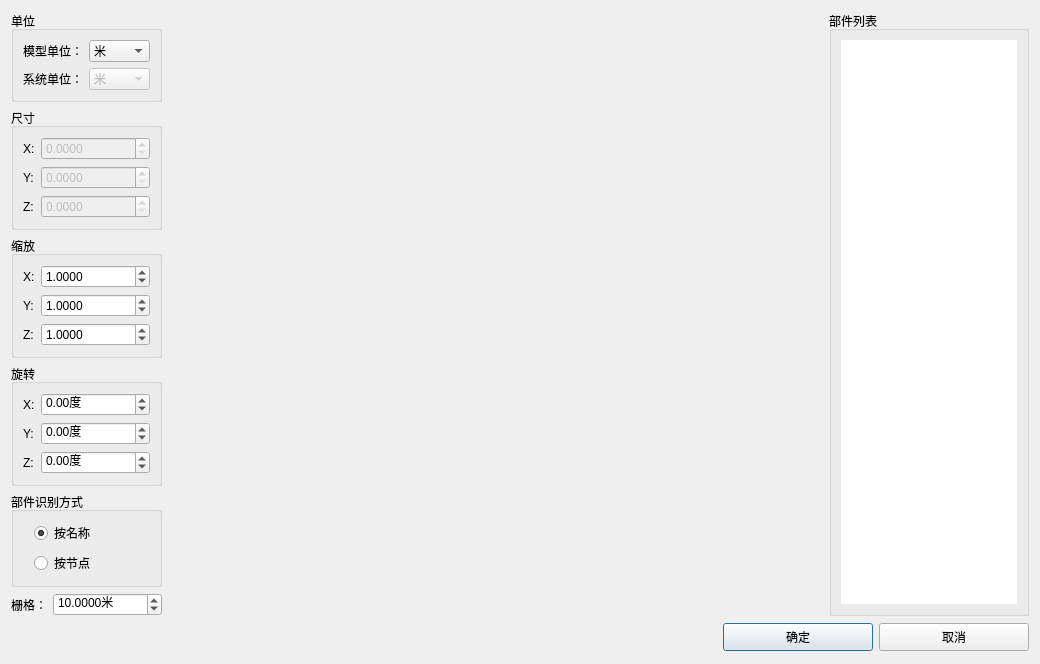
<?xml version="1.0" encoding="UTF-8"?>
<ui version="4.0">
 <class>PreProcessModel</class>
 <widget class="QDialog" name="PreProcessModel">
  <property name="windowModality">
   <enum>Qt::NonModal</enum>
  </property>
  <property name="geometry">
   <rect>
    <x>0</x>
    <y>0</y>
    <width>1040</width>
    <height>575</height>
   </rect>
  </property>
  <property name="windowTitle">
   <string>模型导入设置</string>
  </property>
  <property name="sizeGripEnabled">
   <bool>false</bool>
  </property>
  <layout class="QVBoxLayout" name="verticalLayout_4">
   <item>
    <layout class="QHBoxLayout" name="horizontalLayout_3">
     <item>
      <layout class="QVBoxLayout" name="verticalLayout">
       <item>
        <widget class="QGroupBox" name="groupBox_6">
         <property name="title">
          <string>单位</string>
         </property>
         <layout class="QFormLayout" name="formLayout_4">
          <item row="0" column="0">
           <widget class="QLabel" name="label_10">
            <property name="text">
             <string>模型单位：</string>
            </property>
           </widget>
          </item>
          <item row="0" column="1">
           <widget class="QComboBox" name="comboBox_model_unit">
            <item>
             <property name="text">
              <string>米</string>
             </property>
            </item>
            <item>
             <property name="text">
              <string>厘米</string>
             </property>
            </item>
            <item>
             <property name="text">
              <string>毫米</string>
             </property>
            </item>
           </widget>
          </item>
          <item row="1" column="0">
           <widget class="QLabel" name="label_11">
            <property name="text">
             <string>系统单位：</string>
            </property>
           </widget>
          </item>
          <item row="1" column="1">
           <widget class="QComboBox" name="comboBox_sys_unit">
            <property name="enabled">
             <bool>false</bool>
            </property>
            <property name="currentIndex">
             <number>0</number>
            </property>
            <item>
             <property name="text">
              <string>米</string>
             </property>
            </item>
            <item>
             <property name="text">
              <string>厘米</string>
             </property>
            </item>
            <item>
             <property name="text">
              <string>毫米</string>
             </property>
            </item>
           </widget>
          </item>
         </layout>
        </widget>
       </item>
       <item>
        <widget class="QGroupBox" name="groupBox_5">
         <property name="title">
          <string>尺寸</string>
         </property>
         <layout class="QFormLayout" name="formLayout_3">
          <item row="0" column="0">
           <widget class="QLabel" name="label_7">
            <property name="text">
             <string>X:</string>
            </property>
           </widget>
          </item>
          <item row="0" column="1">
           <widget class="QDoubleSpinBox" name="doubleSpinBox_size_x">
            <property name="enabled">
             <bool>false</bool>
            </property>
            <property name="decimals">
             <number>4</number>
            </property>
            <property name="maximum">
             <double>999999999.000000000000000</double>
            </property>
           </widget>
          </item>
          <item row="1" column="0">
           <widget class="QLabel" name="label_8">
            <property name="text">
             <string>Y:</string>
            </property>
           </widget>
          </item>
          <item row="1" column="1">
           <widget class="QDoubleSpinBox" name="doubleSpinBox_size_y">
            <property name="enabled">
             <bool>false</bool>
            </property>
            <property name="decimals">
             <number>4</number>
            </property>
            <property name="maximum">
             <double>999999999.000000000000000</double>
            </property>
           </widget>
          </item>
          <item row="2" column="0">
           <widget class="QLabel" name="label_9">
            <property name="text">
             <string>Z:</string>
            </property>
           </widget>
          </item>
          <item row="2" column="1">
           <widget class="QDoubleSpinBox" name="doubleSpinBox_size_z">
            <property name="enabled">
             <bool>false</bool>
            </property>
            <property name="decimals">
             <number>4</number>
            </property>
            <property name="maximum">
             <double>999999999.000000000000000</double>
            </property>
           </widget>
          </item>
         </layout>
        </widget>
       </item>
       <item>
        <widget class="QGroupBox" name="groupBox_3">
         <property name="title">
          <string>缩放</string>
         </property>
         <layout class="QFormLayout" name="formLayout">
          <item row="0" column="0">
           <widget class="QLabel" name="label">
            <property name="text">
             <string>X:</string>
            </property>
           </widget>
          </item>
          <item row="0" column="1">
           <widget class="QDoubleSpinBox" name="doubleSpinBox_scale_x">
            <property name="decimals">
             <number>4</number>
            </property>
            <property name="maximum">
             <double>10000.000000000000000</double>
            </property>
            <property name="singleStep">
             <double>0.100000000000000</double>
            </property>
            <property name="value">
             <double>1.000000000000000</double>
            </property>
           </widget>
          </item>
          <item row="1" column="0">
           <widget class="QLabel" name="label_2">
            <property name="text">
             <string>Y:</string>
            </property>
           </widget>
          </item>
          <item row="1" column="1">
           <widget class="QDoubleSpinBox" name="doubleSpinBox_scale_y">
            <property name="decimals">
             <number>4</number>
            </property>
            <property name="maximum">
             <double>10000.000000000000000</double>
            </property>
            <property name="singleStep">
             <double>0.100000000000000</double>
            </property>
            <property name="value">
             <double>1.000000000000000</double>
            </property>
           </widget>
          </item>
          <item row="2" column="0">
           <widget class="QLabel" name="label_3">
            <property name="text">
             <string>Z:</string>
            </property>
           </widget>
          </item>
          <item row="2" column="1">
           <widget class="QDoubleSpinBox" name="doubleSpinBox_scale_z">
            <property name="decimals">
             <number>4</number>
            </property>
            <property name="maximum">
             <double>10000.000000000000000</double>
            </property>
            <property name="singleStep">
             <double>0.100000000000000</double>
            </property>
            <property name="value">
             <double>1.000000000000000</double>
            </property>
           </widget>
          </item>
         </layout>
        </widget>
       </item>
       <item>
        <widget class="QGroupBox" name="groupBox_4">
         <property name="title">
          <string>旋转</string>
         </property>
         <layout class="QFormLayout" name="formLayout_2">
          <item row="0" column="0">
           <widget class="QLabel" name="label_4">
            <property name="text">
             <string>X:</string>
            </property>
           </widget>
          </item>
          <item row="0" column="1">
           <widget class="QDoubleSpinBox" name="doubleSpinBox_rotate_x">
            <property name="suffix">
             <string>度</string>
            </property>
            <property name="decimals">
             <number>2</number>
            </property>
            <property name="minimum">
             <double>-180.000000000000000</double>
            </property>
            <property name="maximum">
             <double>180.000000000000000</double>
            </property>
            <property name="singleStep">
             <double>1.000000000000000</double>
            </property>
           </widget>
          </item>
          <item row="1" column="0">
           <widget class="QLabel" name="label_5">
            <property name="text">
             <string>Y:</string>
            </property>
           </widget>
          </item>
          <item row="1" column="1">
           <widget class="QDoubleSpinBox" name="doubleSpinBox_rotate_y">
            <property name="suffix">
             <string>度</string>
            </property>
            <property name="decimals">
             <number>2</number>
            </property>
            <property name="minimum">
             <double>-180.000000000000000</double>
            </property>
            <property name="maximum">
             <double>180.000000000000000</double>
            </property>
            <property name="singleStep">
             <double>1.000000000000000</double>
            </property>
           </widget>
          </item>
          <item row="2" column="0">
           <widget class="QLabel" name="label_6">
            <property name="text">
             <string>Z:</string>
            </property>
           </widget>
          </item>
          <item row="2" column="1">
           <widget class="QDoubleSpinBox" name="doubleSpinBox_rotate_z">
            <property name="suffix">
             <string>度</string>
            </property>
            <property name="decimals">
             <number>2</number>
            </property>
            <property name="minimum">
             <double>-180.000000000000000</double>
            </property>
            <property name="maximum">
             <double>180.000000000000000</double>
            </property>
            <property name="singleStep">
             <double>1.000000000000000</double>
            </property>
           </widget>
          </item>
         </layout>
        </widget>
       </item>
       <item>
        <widget class="QGroupBox" name="groupBox">
         <property name="title">
          <string>部件识别方式</string>
         </property>
         <layout class="QVBoxLayout" name="verticalLayout_2">
          <property name="leftMargin">
           <number>20</number>
          </property>
          <item>
           <widget class="QRadioButton" name="radioButton_name">
            <property name="text">
             <string>按名称</string>
            </property>
            <property name="checked">
             <bool>true</bool>
            </property>
           </widget>
          </item>
          <item>
           <widget class="QRadioButton" name="radioButton_node">
            <property name="text">
             <string>按节点</string>
            </property>
           </widget>
          </item>
         </layout>
        </widget>
       </item>
       <item>
        <layout class="QFormLayout" name="formLayout_5">
         <item row="0" column="0">
          <widget class="QLabel" name="label_12">
           <property name="text">
            <string>栅格：</string>
           </property>
          </widget>
         </item>
         <item row="0" column="1">
          <widget class="QDoubleSpinBox" name="doubleSpinBox_grid">
           <property name="suffix">
            <string>米</string>
           </property>
           <property name="decimals">
            <number>4</number>
           </property>
           <property name="maximum">
            <double>999999999.000000000000000</double>
           </property>
           <property name="value">
            <double>10.000000000000000</double>
           </property>
          </widget>
         </item>
        </layout>
       </item>
      </layout>
     </item>
     <item>
      <widget class="QWidget" name="widget" native="true">
       <property name="sizePolicy">
        <sizepolicy hsizetype="Expanding" vsizetype="Expanding">
         <horstretch>0</horstretch>
         <verstretch>0</verstretch>
        </sizepolicy>
       </property>
       <property name="minimumSize">
        <size>
         <width>400</width>
         <height>0</height>
        </size>
       </property>
      </widget>
     </item>
     <item>
      <widget class="QGroupBox" name="groupBox_2">
       <property name="sizePolicy">
        <sizepolicy hsizetype="Expanding" vsizetype="Expanding">
         <horstretch>4</horstretch>
         <verstretch>0</verstretch>
        </sizepolicy>
       </property>
       <property name="maximumSize">
        <size>
         <width>200</width>
         <height>16777215</height>
        </size>
       </property>
       <property name="title">
        <string>部件列表</string>
       </property>
       <layout class="QVBoxLayout" name="verticalLayout_3">
        <item>
         <widget class="QListWidget" name="listWidget">
          <property name="frameShape">
           <enum>QFrame::NoFrame</enum>
          </property>
         </widget>
        </item>
       </layout>
      </widget>
     </item>
    </layout>
   </item>
   <item>
    <layout class="QHBoxLayout" name="horizontalLayout_2">
     <item>
      <spacer>
       <property name="orientation">
        <enum>Qt::Horizontal</enum>
       </property>
       <property name="sizeHint" stdset="0">
        <size>
         <width>131</width>
         <height>31</height>
        </size>
       </property>
      </spacer>
     </item>
     <item>
      <widget class="QPushButton" name="okButton">
       <property name="minimumSize">
        <size>
         <width>150</width>
         <height>28</height>
        </size>
       </property>
       <property name="text">
        <string>确定</string>
       </property>
      </widget>
     </item>
     <item>
      <widget class="QPushButton" name="cancelButton">
       <property name="minimumSize">
        <size>
         <width>150</width>
         <height>28</height>
        </size>
       </property>
       <property name="text">
        <string>取消</string>
       </property>
      </widget>
     </item>
    </layout>
   </item>
  </layout>
  <zorder></zorder>
 </widget>
 <resources/>
 <connections>
  <connection>
   <sender>okButton</sender>
   <signal>clicked()</signal>
   <receiver>PreProcessModel</receiver>
   <slot>accept()</slot>
   <hints>
    <hint type="sourcelabel">
     <x>278</x>
     <y>253</y>
    </hint>
    <hint type="destinationlabel">
     <x>96</x>
     <y>254</y>
    </hint>
   </hints>
  </connection>
  <connection>
   <sender>cancelButton</sender>
   <signal>clicked()</signal>
   <receiver>PreProcessModel</receiver>
   <slot>reject()</slot>
   <hints>
    <hint type="sourcelabel">
     <x>369</x>
     <y>253</y>
    </hint>
    <hint type="destinationlabel">
     <x>179</x>
     <y>282</y>
    </hint>
   </hints>
  </connection>
 </connections>
</ui>
